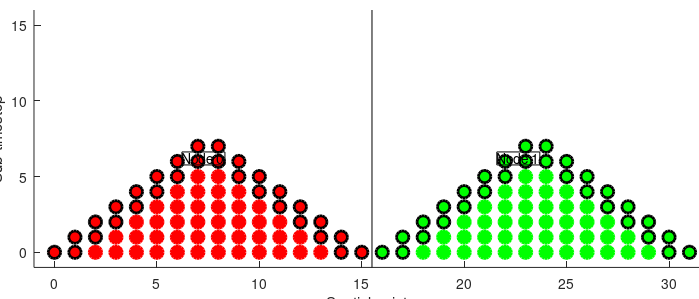
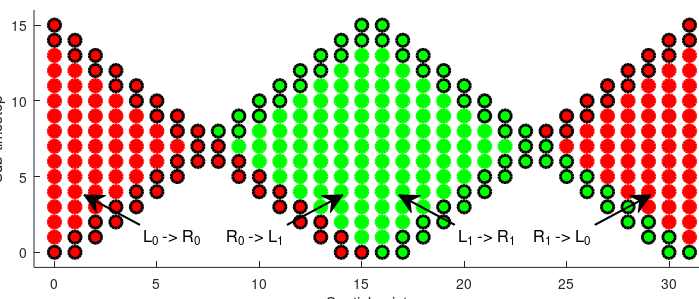
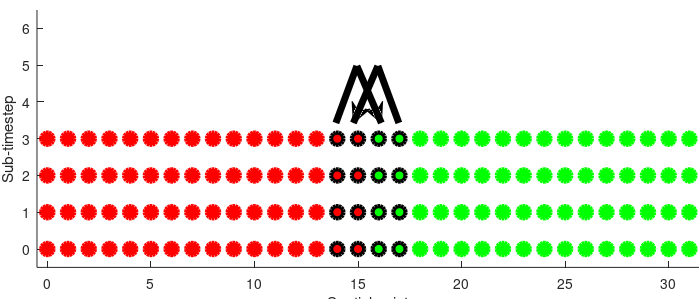

The MATLAB source for these figures, in order:
clear
clc
close all

tpb = 16;
clr = {'r', 'g'};
index = 1:tpb;
h1 = figure(1);
h2 = figure(2);
mksz = 9;

for k = 1:tpb/2
    for n = 1:2
        for a = k:(tpb+1)-k
            
            figure(1)
            hold on
            g = a+(n-1)*tpb-1;
            %All points
            h = plot(g,k-1,strcat('o',clr{n}),'Markersize', mksz, 'MarkerFaceColor',clr{n}, 'LineWidth', 2);
            %Edge Points
            if a<(k+2) || a>(tpb-(k+1))
                set(h, 'MarkerEdgeColor','k')
            end

            figure(2)
            hold on       
            if a<(k+2) || a>(tpb-(k+1))
                h = plot(g,k-1,strcat('o',clr{n}), 'Markersize', mksz, 'MarkerFaceColor', clr{n},'LineWidth',2);
                set(h, 'MarkerEdgeColor','k')
                
            end
        end
    end
end

mw = [0 100 700 300];
set(gcf,'Position', mw)
xlabel('Spatial point')
ylabel('Sub-timestep')
% xt = get(gcf, 'XTickLabel');
% disp(xt)

figure(1)
set(gcf, 'Position', mw)
annotation('textbox', [0.26, 0.45, 0.3, 0.3],'String', 'Node 0', 'FitBoxToText','on');
annotation('textbox', [0.71, 0.45, 0.3, 0.3],'String', 'Node 1', 'FitBoxToText','on');
plot([15.5, 15.5], [-1, tpb],'k')
xlabel('Spatial point')
ylabel('Sub-timestep')
xlim([-1,2*tpb-.5])
ylim([-1,tpb])

%Saving Effectively
% ----------------
ti = get(gca,'TightInset');
set(gca,'Position',[ti(1) ti(2) 1-ti(3)-ti(1) 1-ti(4)-ti(2)]);

set(gca,'units','centimeters')
pos = get(gca,'Position');
ti = get(gca,'TightInset');

set(gcf, 'PaperUnits','centimeters');
set(gcf, 'PaperSize', [pos(3)+ti(1)+ti(3) pos(4)+ti(2)+ti(4)]);
set(gcf, 'PaperPositionMode', 'manual');
set(gcf, 'PaperPosition',[0 0 pos(3)+ti(1)+ti(3) pos(4)+ti(2)+ti(4)]);

saveas(h1, 'FirstOrderStepOne.pdf');

%Saving Effectively
% ----------------

figure(2)
xlim([-1,2*tpb-.5])
ylim([-1,tpb])
xlabel('Spatial point')
ylabel('Sub-timestep')

hold on
x = [.20,.12; .41,.49; .65,.57; .85, .93];
y = [.25,.35];


base = tpb + 2;
ht = base/2;
ht2 = tpb/2;

circ = [6:9,22:25];

for k = ht2:-1:1
    for n = 1:2
        for a = k:(base-k-1)
            g = mod((a+(n-1)* tpb-1)-ht2,2*tpb);
            h = plot(g,ht-k,strcat('o',clr{n}), 'Markersize', mksz, 'MarkerFaceColor',clr{n},'LineWidth',2);
            if k == 1 && sum(g == circ)> 0
                set(h,'MarkerEdgeColor','k')
            end
        end
    end
end
annotation('textarrow',x(1,:),y,'String','L_{0} -> R_{0}','LineWidth',1.5,'FontSize',12);
annotation('textarrow',x(2,:),y,'String','R_{0} -> L_{1}','LineWidth',1.5,'FontSize',12);
annotation('textarrow',x(3,:),y,'String','L_{1} -> R_{1}','LineWidth',1.5,'FontSize',12);
annotation('textarrow',x(4,:),y,'String','R_{1} -> L_{0}','LineWidth',1.5,'FontSize',12);

for k = 2:tpb/2
    for n = 1:2
        for a = k:(tpb+1)-k
            g = mod((a+(n-1)* tpb-1)-ht2,2*tpb);
            h = plot(g,ht2+(k-1),strcat('o',clr{n}), 'Markersize', mksz,'MarkerFaceColor',clr{n},'LineWidth',2);
            if a<(k+2) || a>(tpb-(k+1))
                set(h,'MarkerEdgeColor','k')
            end
        end
    end
end


%Saving Effectively
% ----------------
ti = get(gca,'TightInset');
set(gca,'Position',[ti(1) ti(2) 1-ti(3)-ti(1) 1-ti(4)-ti(2)]);

set(gca,'units','centimeters')
pos = get(gca,'Position');
ti = get(gca,'TightInset');

set(gcf, 'PaperUnits','centimeters');
set(gcf, 'PaperSize', [pos(3)+ti(1)+ti(3) pos(4)+ti(2)+ti(4)]);
set(gcf, 'PaperPositionMode', 'manual');
set(gcf, 'PaperPosition',[0 0 pos(3)+ti(1)+ti(3) pos(4)+ti(2)+ti(4)]);

saveas(h2,'FirstOrderStepTwo.pdf');

%% Last part
h3 = figure(3);
figure(3);
for k = 1:4
    for n=1:32
        
        hold on
        an = (n>16) + 1;
        h = plot(n-1,k-1,strcat('o',clr{an}),'Markersize', mksz, 'MarkerFaceColor',clr{an}, 'LineWidth', 3);
        if (n<19 && n>14)
            set(h, 'MarkerEdgeColor','k')
        end
    end
end


mw = [0 100 700 300];
annotation('arrow',[0.54, 0.505], [0.78, 0.59], 'LineWidth', 5)
annotation('line',[0.54, 0.57], [0.78, 0.59], 'LineWidth', 5)
annotation('arrow',[0.51, 0.545], [0.78, 0.59], 'LineWidth', 5)
annotation('line',[0.51, 0.48], [0.78, 0.59], 'LineWidth', 5)
set(gcf,'Position',mw)
xlabel('Spatial point')
ylabel('Sub-timestep')
xlim([-0.5, 31.5])
ylim([-0.5, 6.5])
ti = get(gca,'TightInset');
set(gca,'Position',[ti(1) ti(2) 1-ti(3)-ti(1) 1-ti(4)-ti(2)]);

set(gca,'units','centimeters')
pos = get(gca,'Position');
ti = get(gca,'TightInset');

set(gcf, 'PaperUnits','centimeters');
set(gcf, 'PaperSize', [pos(3)+ti(1)+ti(3) pos(4)+ti(2)+ti(4)]);
set(gcf, 'PaperPositionMode', 'manual');
set(gcf, 'PaperPosition',[0 0 pos(3)+ti(1)+ti(3) pos(4)+ti(2)+ti(4)]);

saveas(h3,'ClassicScheme.pdf');
